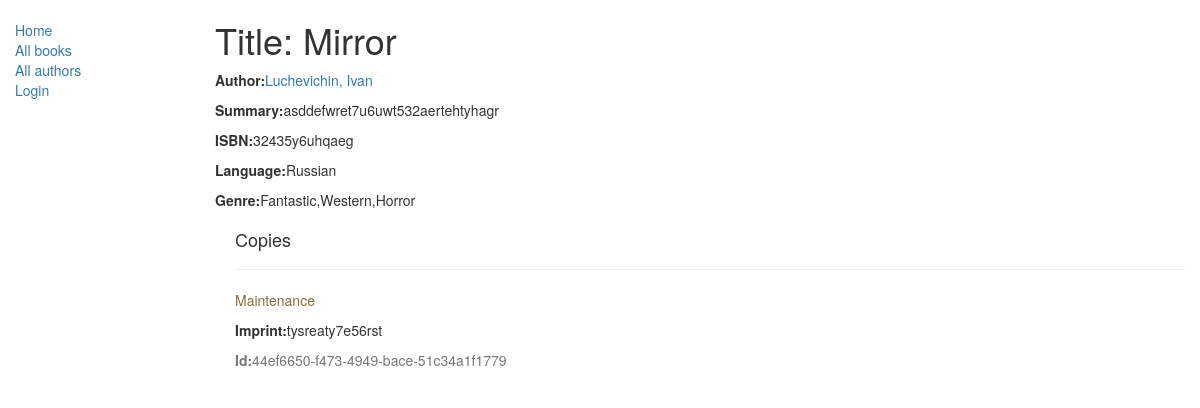
Page /catalog/book/3 on the earlier database version.
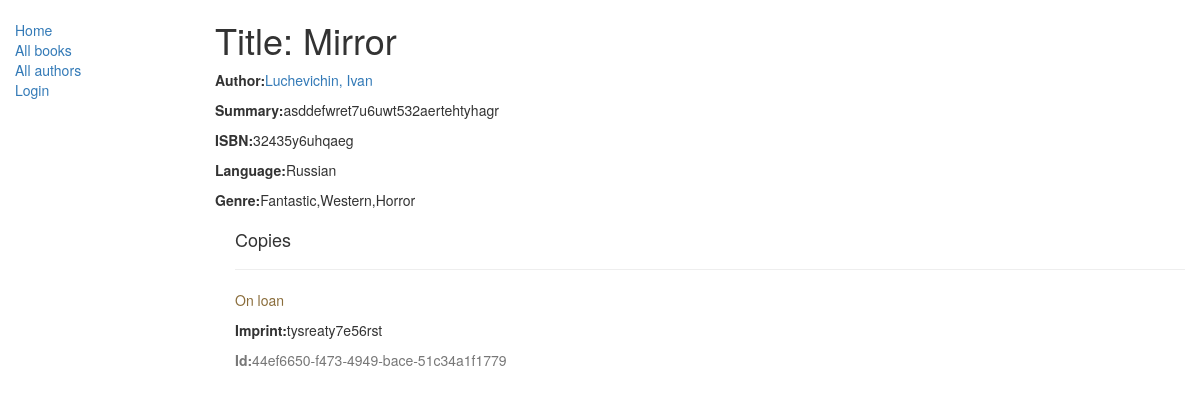
Same page on the later database version.
### catalog/models.py (models this page shows, shortened)
class BookInstance(models.Model):
    id = models.UUIDField(primary_key=True, default=uuid.uuid4, help_text='Unique ID for this particular book across '
                                                                          'whole library')
    book = models.ForeignKey(Book, on_delete=models.SET_NULL, null=True)
    imprint = models.CharField(max_length=200)
    due_back = models.DateField(null=True, blank=True)
    borrower = models.ForeignKey(User, on_delete=models.SET_NULL, null=True, blank=True)
    LOAN_STATUS = (
        ('m', 'Maintenance'),
        ('o', 'On loan'),
        ('a', 'Available'),
        ('r', 'Reserved')
    )
    status = models.CharField(max_length=1, choices=LOAN_STATUS, blank=True, default='m', help_text='Book availability')
    class Meta:
        ordering = ['due_back']
        permissions = (("can_mark_returned", "Set book as returned"),)

### catalog/views.py (the view)
# urls.py: url(r'^book/(?P<pk>\d+)$', views.BookDetailView.as_view(), name='book-detail'),
class BookDetailView(generic.DetailView):
    model = Book

### catalog/models.py (called while the page is built)
    def __str__(self):
        return self.name

    def get_absolute_url(self):
        return reverse('author-detail', args=[str(self.id)])

    def __str__(self):
        return f'{self.first_name}, {self.last_name}'

    def __str__(self):
        return self.name

### catalog/templates/catalog/book_detail.html (shortened to what this page needs)
{% extends 'base_generic.html' %}
{% block content %}
    <h1>Title: {{ book.title }}
    </h1>
    <p><strong>Author:</strong><a href="{{ book.author.get_absolute_url }}">{{ book.author }}</a></p>
    <p><strong>Summary:</strong>{{ book.summary }}</p>
    <p><strong>ISBN:</strong>{{ book.isbn }}</p>
    <p><strong>Language:</strong>{{ book.language }}</p>
    <p><strong>Genre:</strong>{% for genre in book.genre.all %}{{ genre }}{% if not forloop.last %},{% endif %}{% endfor %}</p>
    <div style="margin-left: 20px; margin-top: 20px">
    <h4>Copies</h4>
    {% for copy in book.bookinstance_set.all %}
    <hr>
    <p class="{% if copy.status == 'a' %}text-success{% elif copy.status == 'd' %}text-danger{% else %}text-warning{% endif %}">{{ copy.get_status_display }}</p>
    <p><strong>Imprint:</strong>{{ copy.imprint }}</p>
    <p class="text-muted"><strong>Id:</strong>{{ copy.id }}</p>
    {% endfor %}
    </div>
{% endblock %}

Differences in the rows shown:
changed BookInstance "tysreaty7e56rst": status "Maintenance" → "On loan"
